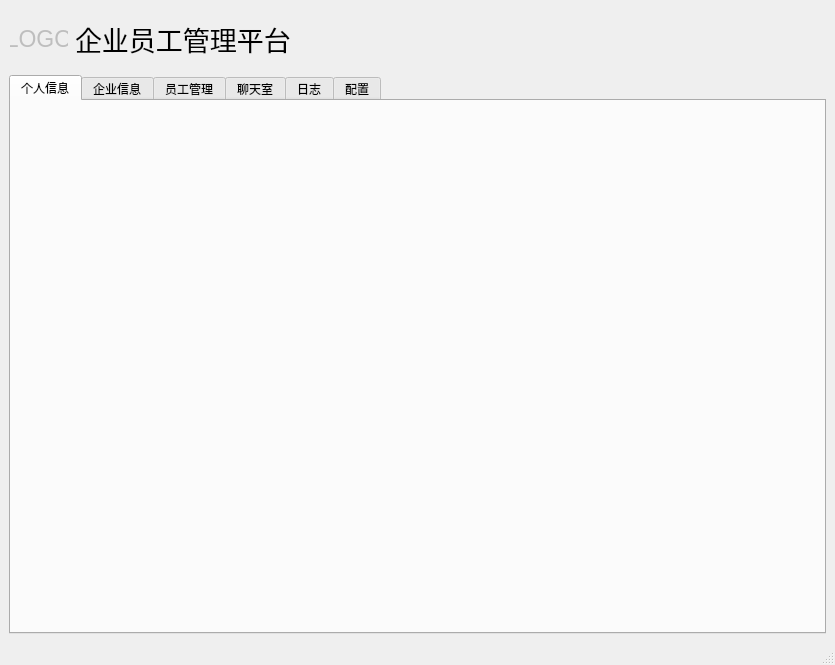
<?xml version="1.0" encoding="UTF-8"?>
<ui version="4.0">
 <class>MainWindow</class>
 <widget class="QMainWindow" name="MainWindow">
  <property name="geometry">
   <rect>
    <x>0</x>
    <y>0</y>
    <width>835</width>
    <height>665</height>
   </rect>
  </property>
  <property name="windowTitle">
   <string>MainWindow</string>
  </property>
  <widget class="QWidget" name="centralwidget">
   <layout class="QVBoxLayout" name="verticalLayout">
    <item>
     <layout class="QHBoxLayout" name="horizontalLayout">
      <item>
       <widget class="QPushButton" name="pushButton_LOGO">
        <property name="enabled">
         <bool>false</bool>
        </property>
        <property name="minimumSize">
         <size>
          <width>60</width>
          <height>60</height>
         </size>
        </property>
        <property name="maximumSize">
         <size>
          <width>60</width>
          <height>60</height>
         </size>
        </property>
        <property name="font">
         <font>
          <pointsize>17</pointsize>
         </font>
        </property>
        <property name="text">
         <string>LOGO</string>
        </property>
        <property name="checkable">
         <bool>false</bool>
        </property>
        <property name="flat">
         <bool>true</bool>
        </property>
       </widget>
      </item>
      <item>
       <widget class="QLabel" name="label_AppName">
        <property name="font">
         <font>
          <pointsize>20</pointsize>
         </font>
        </property>
        <property name="text">
         <string>企业员工管理平台</string>
        </property>
       </widget>
      </item>
      <item>
       <spacer name="horizontalSpacer">
        <property name="orientation">
         <enum>Qt::Horizontal</enum>
        </property>
        <property name="sizeHint" stdset="0">
         <size>
          <width>40</width>
          <height>20</height>
         </size>
        </property>
       </spacer>
      </item>
      <item>
       <widget class="QLabel" name="label_time">
        <property name="font">
         <font>
          <pointsize>20</pointsize>
         </font>
        </property>
        <property name="text">
         <string/>
        </property>
        <property name="alignment">
         <set>Qt::AlignCenter</set>
        </property>
       </widget>
      </item>
      <item>
       <widget class="QPushButton" name="pushButton_main_exit">
        <property name="minimumSize">
         <size>
          <width>60</width>
          <height>60</height>
         </size>
        </property>
        <property name="maximumSize">
         <size>
          <width>60</width>
          <height>60</height>
         </size>
        </property>
        <property name="text">
         <string/>
        </property>
        <property name="icon">
         <iconset resource="res.qrc">
          <normaloff>:/res/exit.png</normaloff>:/res/exit.png</iconset>
        </property>
        <property name="iconSize">
         <size>
          <width>60</width>
          <height>60</height>
         </size>
        </property>
        <property name="flat">
         <bool>true</bool>
        </property>
       </widget>
      </item>
     </layout>
    </item>
    <item>
     <widget class="QTabWidget" name="tabWidget">
      <property name="styleSheet">
       <string notr="true"/>
      </property>
      <property name="currentIndex">
       <number>0</number>
      </property>
      <widget class="QWidget" name="tab_work">
       <attribute name="title">
        <string>个人信息</string>
       </attribute>
       <layout class="QGridLayout" name="gridLayout">
        <item row="0" column="0">
         <widget class="QWidget" name="widget" native="true">
          <property name="styleSheet">
           <string notr="true">border-image: url(:/res/2.jpg);</string>
          </property>
         </widget>
        </item>
       </layout>
      </widget>
      <widget class="QWidget" name="tab_company">
       <attribute name="title">
        <string>企业信息</string>
       </attribute>
       <layout class="QGridLayout" name="gridLayout_2">
        <item row="0" column="0">
         <widget class="QWidget" name="widget_2" native="true">
          <property name="styleSheet">
           <string notr="true">border-image: url(:/res/3.jpg);</string>
          </property>
         </widget>
        </item>
       </layout>
      </widget>
      <widget class="QWidget" name="tab_work_manage">
       <attribute name="title">
        <string>员工管理</string>
       </attribute>
       <layout class="QGridLayout" name="gridLayout_3">
        <item row="0" column="0">
         <widget class="QWidget" name="widget_3" native="true">
          <property name="styleSheet">
           <string notr="true">border-image: url(:/res/4.jpg);</string>
          </property>
         </widget>
        </item>
       </layout>
      </widget>
      <widget class="QWidget" name="tab_chat">
       <attribute name="title">
        <string>聊天室</string>
       </attribute>
       <layout class="QGridLayout" name="gridLayout_4">
        <item row="0" column="0">
         <widget class="QWidget" name="widget_4" native="true">
          <property name="styleSheet">
           <string notr="true">border-image: url(:/res/23.jpg);</string>
          </property>
         </widget>
        </item>
       </layout>
      </widget>
      <widget class="QWidget" name="tab_log">
       <attribute name="title">
        <string>日志</string>
       </attribute>
       <layout class="QGridLayout" name="gridLayout_5">
        <item row="0" column="0">
         <widget class="QWidget" name="widget_5" native="true">
          <property name="styleSheet">
           <string notr="true">border-image: url(:/res/59.jpg);</string>
          </property>
         </widget>
        </item>
       </layout>
      </widget>
      <widget class="QWidget" name="tab_config">
       <attribute name="title">
        <string>配置</string>
       </attribute>
       <layout class="QGridLayout" name="gridLayout_6">
        <item row="0" column="0">
         <widget class="QWidget" name="widget_6" native="true">
          <property name="styleSheet">
           <string notr="true">border-image: url(:/res/67.jpg);</string>
          </property>
         </widget>
        </item>
       </layout>
      </widget>
     </widget>
    </item>
   </layout>
  </widget>
  <widget class="QMenuBar" name="menubar">
   <property name="geometry">
    <rect>
     <x>0</x>
     <y>0</y>
     <width>835</width>
     <height>23</height>
    </rect>
   </property>
  </widget>
  <widget class="QStatusBar" name="statusbar"/>
 </widget>
 <resources>
  <include location="res.qrc"/>
 </resources>
 <connections/>
</ui>
